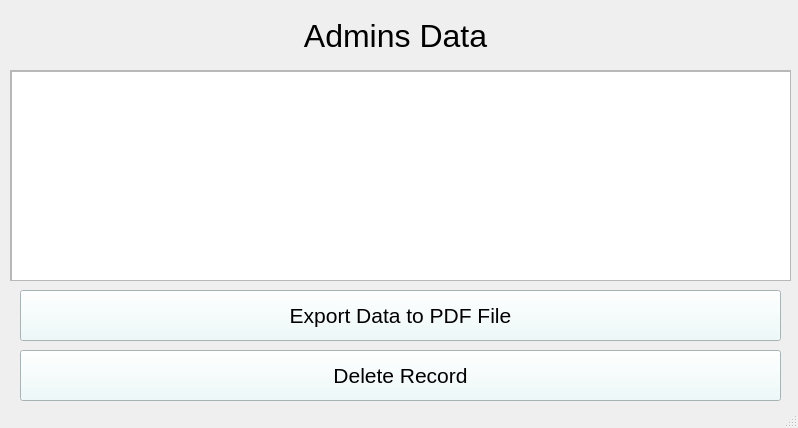
<?xml version="1.0" encoding="UTF-8"?>
<ui version="4.0">
 <class>adminsDataWindow</class>
 <widget class="QMainWindow" name="adminsDataWindow">
  <property name="geometry">
   <rect>
    <x>0</x>
    <y>0</y>
    <width>798</width>
    <height>428</height>
   </rect>
  </property>
  <property name="windowTitle">
   <string>MainWindow</string>
  </property>
  <widget class="QWidget" name="centralwidget">
   <widget class="QLabel" name="label">
    <property name="geometry">
     <rect>
      <x>10</x>
      <y>10</y>
      <width>771</width>
      <height>51</height>
     </rect>
    </property>
    <property name="font">
     <font>
      <pointsize>24</pointsize>
     </font>
    </property>
    <property name="text">
     <string>Admins Data</string>
    </property>
    <property name="alignment">
     <set>Qt::AlignCenter</set>
    </property>
   </widget>
   <widget class="QScrollArea" name="scrollArea">
    <property name="geometry">
     <rect>
      <x>10</x>
      <y>70</y>
      <width>781</width>
      <height>211</height>
     </rect>
    </property>
    <property name="widgetResizable">
     <bool>true</bool>
    </property>
    <widget class="QWidget" name="scrollAreaWidgetContents">
     <property name="geometry">
      <rect>
       <x>0</x>
       <y>0</y>
       <width>779</width>
       <height>209</height>
      </rect>
     </property>
     <widget class="QTableWidget" name="tableWidget">
      <property name="geometry">
       <rect>
        <x>0</x>
        <y>0</y>
        <width>781</width>
        <height>211</height>
       </rect>
      </property>
     </widget>
    </widget>
   </widget>
   <widget class="QPushButton" name="exportBtn">
    <property name="geometry">
     <rect>
      <x>20</x>
      <y>290</y>
      <width>761</width>
      <height>51</height>
     </rect>
    </property>
    <property name="font">
     <font>
      <pointsize>16</pointsize>
     </font>
    </property>
    <property name="styleSheet">
     <string notr="true">background-color: rgb(235, 250, 250);</string>
    </property>
    <property name="text">
     <string>Export Data to PDF File</string>
    </property>
   </widget>
   <widget class="QPushButton" name="deleteBtn">
    <property name="geometry">
     <rect>
      <x>20</x>
      <y>350</y>
      <width>761</width>
      <height>51</height>
     </rect>
    </property>
    <property name="font">
     <font>
      <pointsize>16</pointsize>
     </font>
    </property>
    <property name="styleSheet">
     <string notr="true">background-color: rgb(235, 250, 250);</string>
    </property>
    <property name="text">
     <string>Delete Record</string>
    </property>
   </widget>
  </widget>
  <widget class="QStatusBar" name="statusbar"/>
 </widget>
 <resources/>
 <connections/>
</ui>
